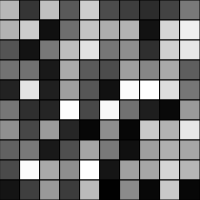
Frame 1 (no input)
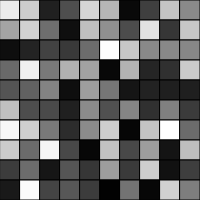
Frame 60 (no input)
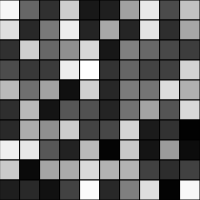
Frame 120 (the mouse pressed at the canvas centre since frame 60)

The p5.js sketch that drew these frames (run headless with seeded random() and noise() and a simulated clock; from frame 60 on, the mouse is pressed at the canvas centre):

// p5.js sketch
// ── sketch.js
var inc = 0.01
var scl = 20
var cols, rows

function setup() {
	createCanvas(200, 200)
	pixelDensity(1)
	cols = floor(width/scl)
	rows = floor(height/scl)
}

function draw() {
	var yoff = 0
	for (var y = 0; y < rows; y++) {
		var xoff = 0
		for (var x = 0; x < cols; x++) {
			var index = (x + y * width) * 4
			var r = noise(xoff, yoff) * 255
			xoff += inc

			fill(random(256))
			rect(x * scl, y * scl, scl, scl)
		}
		yoff += inc
	}
}

// ── particle.js
function Particle() {
	this.pos = createVector(random(width),random(height))
	this.vel = createVector(0,0)
	this.acc = createVector(0,0)
	this.maxspeed = 2

	this.colors = [0, 0, 0]

	this.prevPos = this.pos.copy()

	this.update = function () {
		this.vel.add(this.acc)
		this.vel.limit(this.maxspeed)
		this.pos.add(this.vel)
		this.acc.mult(0)
	}

	this.applyForce = function(force) {
		this.acc.add(force)
	}

	this.show = function () {
		// console.log(this.colors[0])
		// console.log(this.colors[2])
		stroke(this.colors[0], this.colors[1], this.colors[2], 50)
		strokeWeight(5)
		line(this.pos.x, this.pos.y, this.prevPos.x, this.prevPos.y)
		// point(this.pos.x, this.pos.y)
		this.updatePrev()
	}

	this.updatePrev = function () {
		this.prevPos.x = this.pos.x
		this.prevPos.y = this.pos.y
	}

	this.edges = function () {
		if(this.pos.x > width) {
			this.pos.x = 0
			this.updatePrev()
		}
		if(this.pos.x < 0) {
			this.pos.x = width
			this.updatePrev()
		}
		if(this.pos.y > height) {
			this.pos.y = 0
			this.updatePrev()
		}
		if(this.pos.y < 0) {
			this.pos.y = height
			this.updatePrev()
		}
	}

	this.follow = function (vectors) {
		var x = floor(this.pos.x / scl)
		var y = floor(this.pos.y / scl)
		var index = x + y * cols
		var force = vectors[index]
		this.applyForce(force)
	}

	this.color = function (angle) {
		for (var i = 0; i < this.colors.length; i++) {
			if (this.colors[i] >= 255  || this.colors[i] <= 0) {
				this.colors[i] = random(255)
			}
			this.colors[i] += floor(map(angle, 0, 5, 0, 255)) / 8
		}
	}
}
